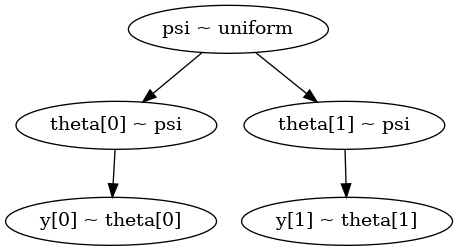

Recreate this plot in Python.
import math
import numpy as np
import random
import statistics
import follow
import graph

random.seed(123456)
y = [2, 3]
sigma = 0.1
theta_given_psi = [
    follow.follow("theta[0] ~ psi")(
        lambda theta, psi: statistics.NormalDist(psi, 1).pdf(theta[0])),
    follow.follow("theta[1] ~ psi")(
        lambda theta, psi: statistics.NormalDist(psi, 5).pdf(theta[0])),
]

data_given_theta = [
    follow.follow("y[0] ~ theta[0]")(
        lambda theta: -(theta[0] - y[0])**2 / sigma**2 / 2),
    follow.follow("y[1] ~ theta[1]")(
        lambda theta: -(theta[0] - y[1])**2 / sigma**2 / 2),
]

integral = [
    graph.Integral(data_given_theta[0],
                   theta_given_psi[0],
                   draws=1000,
                   init=[0],
                   scale=[0.1],
                   log=True),
    graph.Integral(data_given_theta[1],
                   theta_given_psi[1],
                   draws=1000,
                   init=[0],
                   scale=[0.1],
                   log=True),
]


@follow.follow(label="psi ~ uniform")
def likelihood(psi):
    return math.prod(fun(psi[0]) for fun in integral)


def prior(psi):
    return 1 if -4 <= psi[0] <= 4 else 0


samples = graph.metropolis(lambda psi: likelihood(psi) * prior(psi),
                           draws=100,
                           init=[0],
                           scale=[1.0])
for s in samples:
    break
print("has loop:", follow.loop())
with open("analitical.follow.gv", "w") as file:
    follow.graphviz(file)
